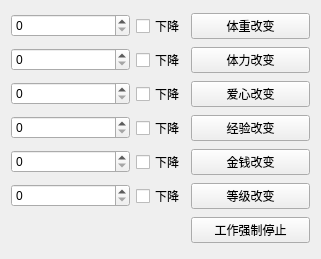
<?xml version="1.0" encoding="UTF-8"?>
<ui version="4.0">
 <class>adminClass</class>
 <widget class="QWidget" name="adminClass">
  <property name="geometry">
   <rect>
    <x>0</x>
    <y>0</y>
    <width>321</width>
    <height>259</height>
   </rect>
  </property>
  <property name="windowTitle">
   <string>admin</string>
  </property>
  <layout class="QGridLayout" name="gridLayout" columnstretch="1,0,1">
   <item row="0" column="0">
    <widget class="QSpinBox" name="spinBox">
     <property name="wrapping">
      <bool>false</bool>
     </property>
    </widget>
   </item>
   <item row="0" column="1">
    <widget class="QCheckBox" name="checkBox">
     <property name="text">
      <string>下降</string>
     </property>
    </widget>
   </item>
   <item row="0" column="2">
    <widget class="QPushButton" name="btnWeight">
     <property name="text">
      <string>体重改变</string>
     </property>
    </widget>
   </item>
   <item row="1" column="0">
    <widget class="QSpinBox" name="spinBox_2"/>
   </item>
   <item row="1" column="1">
    <widget class="QCheckBox" name="checkBox_2">
     <property name="text">
      <string>下降</string>
     </property>
    </widget>
   </item>
   <item row="1" column="2">
    <widget class="QPushButton" name="btnPower">
     <property name="text">
      <string>体力改变</string>
     </property>
    </widget>
   </item>
   <item row="2" column="0">
    <widget class="QSpinBox" name="spinBox_3"/>
   </item>
   <item row="2" column="1">
    <widget class="QCheckBox" name="checkBox_3">
     <property name="text">
      <string>下降</string>
     </property>
    </widget>
   </item>
   <item row="2" column="2">
    <widget class="QPushButton" name="btnHeart">
     <property name="text">
      <string>爱心改变</string>
     </property>
    </widget>
   </item>
   <item row="3" column="0">
    <widget class="QSpinBox" name="spinBox_4"/>
   </item>
   <item row="3" column="1">
    <widget class="QCheckBox" name="checkBox_4">
     <property name="text">
      <string>下降</string>
     </property>
    </widget>
   </item>
   <item row="3" column="2">
    <widget class="QPushButton" name="btnExp">
     <property name="text">
      <string>经验改变</string>
     </property>
    </widget>
   </item>
   <item row="4" column="0">
    <widget class="QSpinBox" name="spinBox_5">
     <property name="maximum">
      <number>9999</number>
     </property>
    </widget>
   </item>
   <item row="4" column="1">
    <widget class="QCheckBox" name="checkBox_5">
     <property name="text">
      <string>下降</string>
     </property>
    </widget>
   </item>
   <item row="4" column="2">
    <widget class="QPushButton" name="btnMoney">
     <property name="text">
      <string>金钱改变</string>
     </property>
    </widget>
   </item>
   <item row="5" column="0">
    <widget class="QSpinBox" name="spinBox_6"/>
   </item>
   <item row="5" column="1">
    <widget class="QCheckBox" name="checkBox_6">
     <property name="text">
      <string>下降</string>
     </property>
    </widget>
   </item>
   <item row="5" column="2">
    <widget class="QPushButton" name="btnLevel">
     <property name="text">
      <string>等级改变</string>
     </property>
    </widget>
   </item>
   <item row="6" column="2">
    <widget class="QPushButton" name="btnStopWork">
     <property name="text">
      <string>工作强制停止</string>
     </property>
    </widget>
   </item>
  </layout>
 </widget>
 <layoutdefault spacing="6" margin="11"/>
 <resources/>
 <connections/>
</ui>
